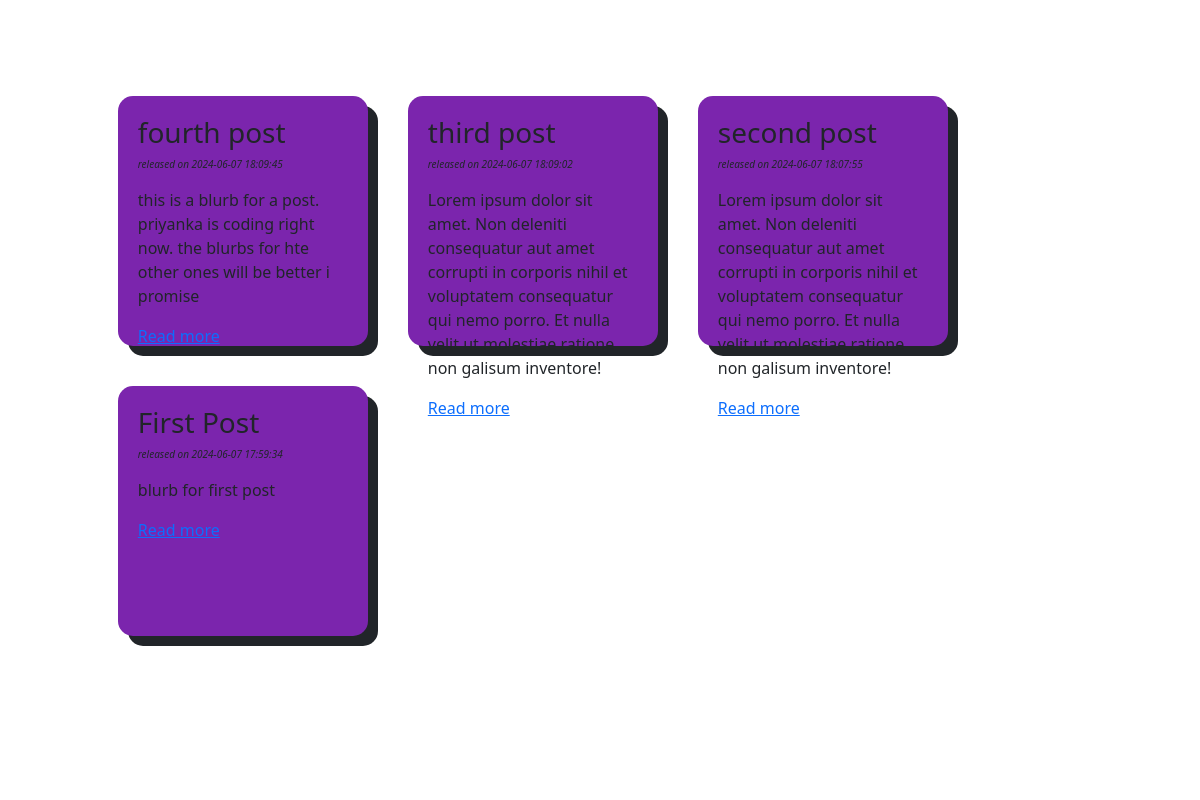
The page /posts on the database its author committed.
### tables this page shows
CREATE TABLE posts (
    id INTEGER PRIMARY KEY AUTOINCREMENT,
    created TIMESTAMP NOT NULL DEFAULT CURRENT_TIMESTAMP,
    title TEXT NOT NULL,
    blurb TEXT NOT NULL,
    content TEXT NOT NULL
);

### app.py (the view)
@app.route('/posts')
def posts():
    conn = get_db_connection()
    posts = conn.execute('SELECT * FROM posts').fetchall()
    conn.close()
    posts.reverse()
    return render_template('posts.html',posts=posts)

### app.py (called while the page is built)
def get_db_connection():
    conn = sqlite3.connect('database.db')
    conn.row_factory = sqlite3.Row
    return conn

### templates/posts.html
{% extends 'base.html' %}
{% block content %}
    <div class="container">
        <div class="catalogue">
        {% for post in posts %}
            <div class="post-preview">
                <h3> {{ post[2] }}</h3>
                <div class="post-date"><p>released on {{ post[1] }}</p></div>
                <p> {{ post[3] }}</p>
                <a href="{{ url_for('post', post_name=post[2]) }}">Read more</a>
            </div>
        {% endfor %}
        </div>
    </div>
{% endblock %}

### templates/base.html (shortened to what this page needs)
<!DOCTYPE html>
<html lang="en">
<head>
    <link rel="stylesheet" href="{{ url_for('static', filename='styles.css') }}">
    <link href="https://cdn.jsdelivr.net/npm/bootstrap@5.3.3/dist/css/bootstrap.min.css" rel="stylesheet">
</head>
<body>
    <main>
        {% block content %}{% endblock %}
    </main>
    <footer class="footer">
        <p>&copy; 2024 Priyanka Soe</p>
    </footer>
</body>
</html>

### static/styles.css (style rules this page uses)
body { font-family: Arial, sans-serif; background-color: #f4f4f4; margin: 0; padding: 0; }
.footer { padding: 10px; position: fixed; bottom: 0; width: 100%; background: rgba(255, 255, 255, 0.25); text-align: center; color: white; }
.catalogue { padding: 5% 5% 5% 5%; width: 90vw; display: flex; flex-direction: row; flex-wrap: wrap; justify-content: left; overflow-y: auto; margin-top: 20px; }
.post-preview { background: rgb(123, 37, 173); border-radius: 15px; box-shadow: 0 4px 8px rgba(0, 0, 0, 0.1); margin: 20px; padding: 20px; width: 250px; height: 250px; transition: transform 0.2s; box-shadow: 10px 10px; display: flex; flex-direction: column; justify-content: flex-start; }
.post-date { font-size: 10px; font-style: italic; padding: none; }

### rows shown on the page
posts: title "fourth post", created "2024-06-07 18:09:45", blurb "this is a blurb for a post. priyanka is coding right now. the blurbs for hte other ones will be better i promise"
posts: title "third post", created "2024-06-07 18:09:02", blurb "Lorem ipsum dolor sit amet. Non deleniti consequatur aut amet corrupti in corporis nihil et voluptatem consequatur qui nemo porro. Et nulla velit ut molestiae ratione non galisum inventore!"
posts: title "second post", created "2024-06-07 18:07:55", blurb "Lorem ipsum dolor sit amet. Non deleniti consequatur aut amet corrupti in corporis nihil et voluptatem consequatur qui nemo porro. Et nulla velit ut molestiae ratione non galisum inventore!"
posts: title "First Post", created "2024-06-07 17:59:34", blurb "blurb for first post"
